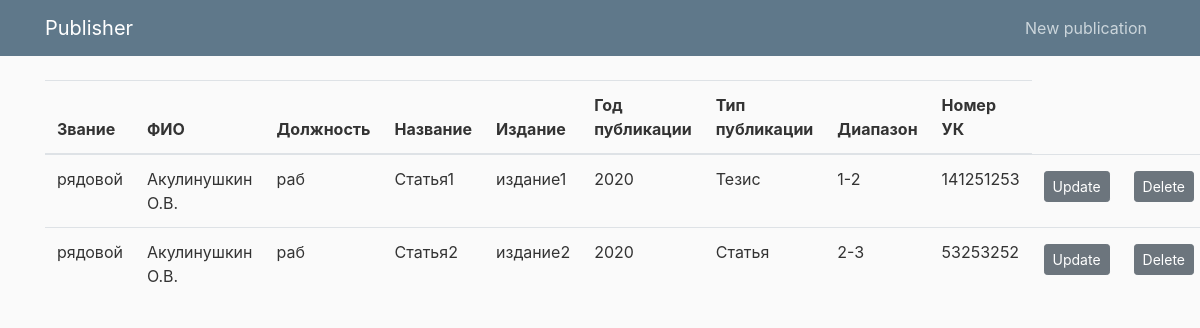
/all_publications/, run on an earlier commit of the app's database.
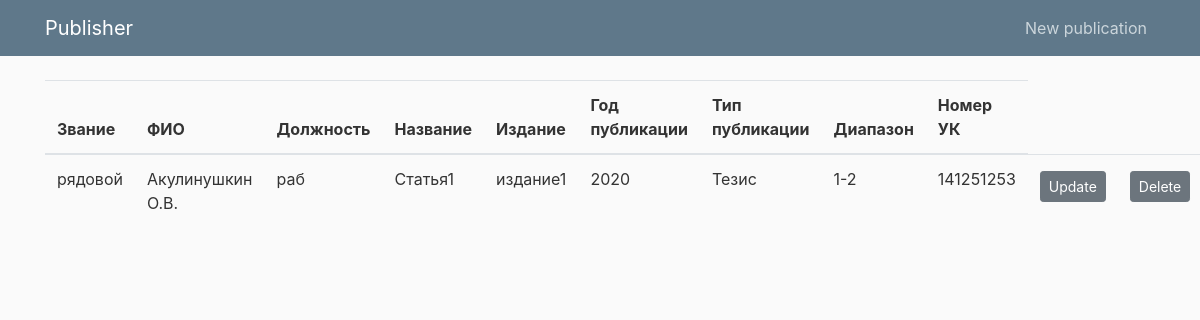
And on a later commit of the database.
### publications_table/models.py (models this page shows, shortened)
class Author(models.Model):
    name = models.CharField(max_length=255, null=False, verbose_name="имя")
    surname = models.CharField(max_length=255, null=False, unique=True, verbose_name="фамилия")
    patronymic = models.CharField(max_length=255, null=False, verbose_name="отчество")
    work_position = models.CharField(max_length=255, null=False, verbose_name="должность")
    military_rank = models.CharField(max_length=255, null=False, verbose_name="звание")
    def get_initials(self):
        initials = self.surname + ' ' + self.name[:1] + '.' + self.patronymic[:1] + '.'
        return initials

class Publication(models.Model):
    TYPES_OF_PUBLICATIONS = (
        ('Тезис', 'Тезис'),
        ('Статья', 'Статья',)
    )
    authors = models.ManyToManyField(Author, verbose_name="авторы")
    title = models.CharField(max_length=256, verbose_name="название статьи", null=False, )
    type_of_publication = models.CharField(max_length=255, verbose_name="тип публикации",
                                           choices=TYPES_OF_PUBLICATIONS, )
    edition = models.CharField(max_length=255, verbose_name="издание", null=False)
    published_year = models.PositiveIntegerField(validators=
                                                 [MaxValueValidator(datetime.now().year),
                                                  MinValueValidator(1921)], verbose_name="год публикации",
                                                 null=False)
    range = models.CharField(max_length=255, verbose_name='диапазон', null=False)
    uk_number = models.IntegerField(verbose_name='номер УК', null=False)
    objects = models.Manager()
    class Meta:
        ordering = ('-published_year',)

### publications_table/views.py (the view)
# urls.py: path('all_publications/', show_all_publications, name='all'),
def show_all_publications(request):
    publications = Publication.objects.all()
    context = {
        'publications': publications
    }
    return render(request, "publications_table/all_publications.html", context)

### publications_table/templates/publications_table/all_publications.html
{% extends "publications_table/main.html" %}
{% load crispy_forms_tags %}
{% block content %}
<body>
<table class="table">
  <thead>
    <tr>
      <th scope="col">Звание</th>
      <th scope="col">ФИО</th>
      <th scope="col">Должность</th>
      <th scope="col">Название</th>
      <th scope="col">Издание</th>
      <th scope="col">Год публикации</th>
      <th scope="col">Тип публикации</th>
      <th scope="col">Диапазон</th>
      <th scope="col">Номер УК</th>
    </tr>
  </thead>
  <tbody>
  {% if publications %}
    {% for publication in publications%}
      <tr>
          {% for author in publication.authors.all %}
            <td>{{author.military_rank}}</td>
            <td>{{author.get_initials}}</td>
            <td>{{author.work_position}}</td>
          {% endfor %}
        <td>{{publication.title}}</td>
        <td>{{publication.edition}}</td>
        <td>{{publication.published_year}}</td>
        <td>{{publication.type_of_publication}}</td>
        <td>{{publication.range}}</td>
        <td>{{publication.uk_number}}</td>
        <td><a class="btn btn-secondary btn-sm mt-1 mb-1" href="{% url 'publication-update' publication.id %}">Update</a></td>
        <td><a class="btn btn-secondary btn-sm mt-1 mb-1" href="{% url 'publication-delete' publication.id %}">Delete</a></td>
      </tr>
    {% endfor %}
  {% endif %}
  </tbody>
</table>
</body>
{% endblock content %}

### publications_table/templates/publications_table/main.html (shortened to what this page needs)
<!DOCTYPE html>
{% load static %}
<html>
<head>
    <link rel="stylesheet" href="https://maxcdn.bootstrapcdn.com/bootstrap/4.0.0/css/bootstrap.min.css">
    <link rel="stylesheet" type="text/css" href="{% static 'css/main.css' %}">
</head>
<body>
    <header class="site-header">
      <nav class="navbar navbar-expand-md navbar-dark bg-steel fixed-top">
        <div class="container">
          <a class="navbar-brand mr-4" href="{% url 'all' %}">Publisher</a>
          <div class="collapse navbar-collapse" id="navbarToggle">
            <div class="navbar-nav">
                <a class="nav-item nav-link" href="{% url 'publication-create' %}">New publication</a>
            </div>
          </div>
        </div>
      </nav>
    </header>
    <main role="main" class="container">
      <div class="row">
        <div class="col-md-8">
          {% block content %} {% endblock %}
        </div>
      </div>
    </main>
</body>
</html>

### static/css/main.css (style rules this page uses)
body { background: #fafafa; color: #333333; margin-top: 5rem; }
.bg-steel { background-color: #5f788a; }
.site-header .navbar-nav .nav-link { color: #cbd5db; }

What changed in the data, as far as the page shows it:
removed Publication: title "Статья2", edition "издание2", published_year "2020", type_of_publication "Статья", range "2-3", uk_number "53253252", Author (military_rank "рядовой", get_initials "Акулинушкин О.В.", work_position "раб")
